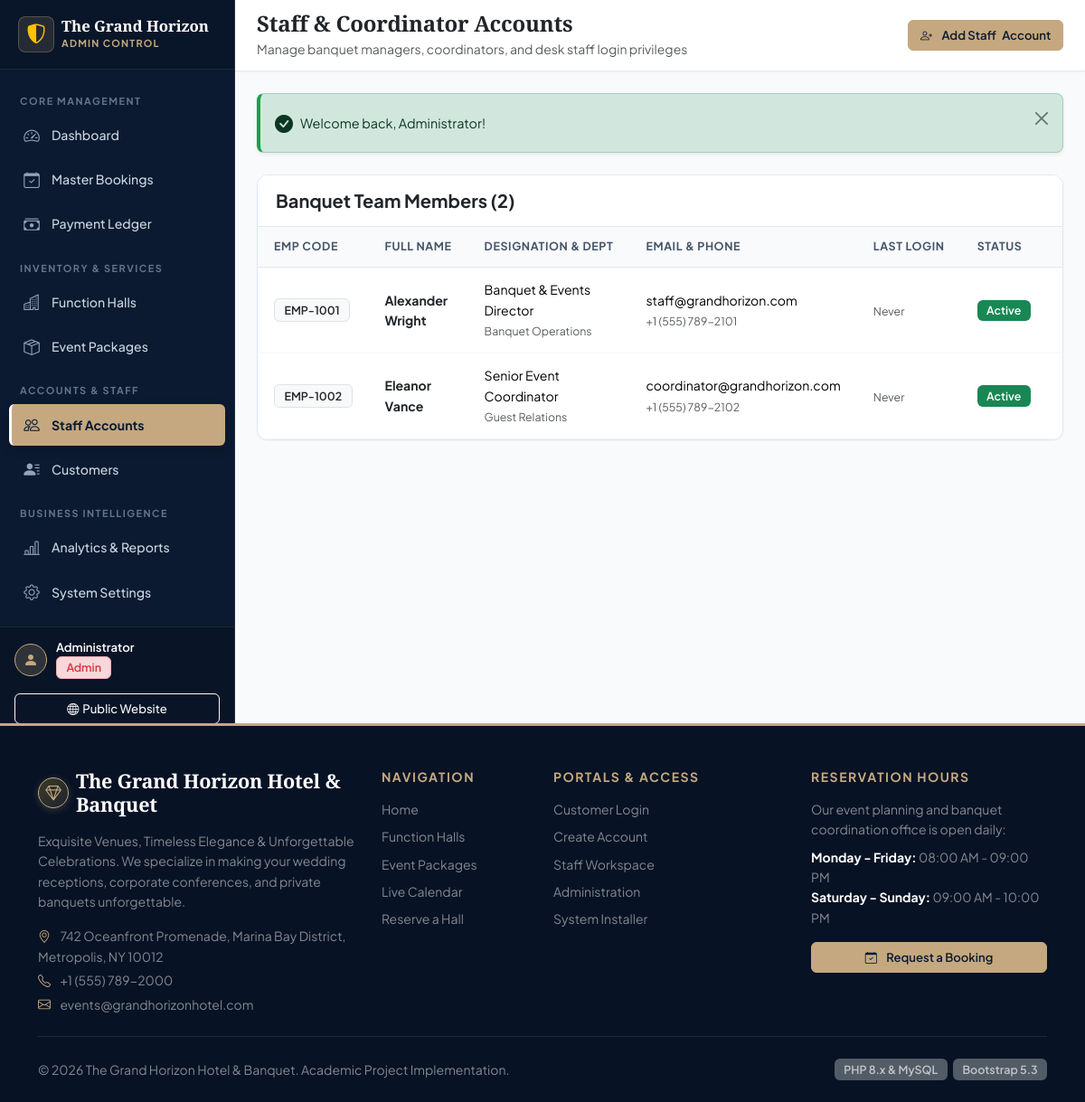
The page /admin/staff.php (signed in) on the database its author committed.
### tables this page shows
CREATE TABLE `staff` (
    `id` INT UNSIGNED AUTO_INCREMENT PRIMARY KEY,
    `user_id` INT UNSIGNED NOT NULL UNIQUE,
    `employee_code` VARCHAR(25) NOT NULL UNIQUE,
    `full_name` VARCHAR(100) NOT NULL,
    `designation` VARCHAR(80) NOT NULL,
    `phone` VARCHAR(25) NOT NULL,
    `department` VARCHAR(60) NOT NULL DEFAULT 'Banquet Operations',
    `created_at` TIMESTAMP DEFAULT CURRENT_TIMESTAMP,
    CONSTRAINT `fk_staff_user` FOREIGN KEY (`user_id`) 
        REFERENCES `users` (`id`) ON DELETE CASCADE
);

CREATE TABLE `users` (
    `id` INT UNSIGNED AUTO_INCREMENT PRIMARY KEY,
    `email` VARCHAR(120) NOT NULL UNIQUE,
    `password_hash` VARCHAR(255) NOT NULL,
    `role` ENUM('admin', 'staff', 'customer') NOT NULL DEFAULT 'customer',
    `status` ENUM('active', 'inactive', 'suspended') NOT NULL DEFAULT 'active',
    `last_login` DATETIME NULL,
    `created_at` TIMESTAMP DEFAULT CURRENT_TIMESTAMP,
    `updated_at` TIMESTAMP DEFAULT CURRENT_TIMESTAMP ON UPDATE CURRENT_TIMESTAMP,
    INDEX `idx_users_role_status` (`role`, `status`)
);

CREATE TABLE `system_settings` (
    `id` INT UNSIGNED PRIMARY KEY DEFAULT 1,
    `hotel_name` VARCHAR(120) NOT NULL DEFAULT 'The Grand Horizon Hotel & Banquet',
    `hotel_tagline` VARCHAR(200) NOT NULL DEFAULT 'Exquisite Venues & Unforgettable Celebrations',
    `address` TEXT NOT NULL,
    `city_state_zip` VARCHAR(120) NOT NULL DEFAULT 'Oceanfront Avenue, Suite 100, Metropolis',
    `phone` VARCHAR(30) NOT NULL DEFAULT '+1 (555) 789-2000',
    `email` VARCHAR(100) NOT NULL DEFAULT 'events@grandhorizonhotel.com',
    `website` VARCHAR(100) NOT NULL DEFAULT 'www.grandhorizonhotel.com',
    `currency_symbol` VARCHAR(10) NOT NULL DEFAULT 'LKR',
    `tax_percentage` DECIMAL(5,2) NOT NULL DEFAULT 10.00,
    `advance_percentage` DECIMAL(5,2) NOT NULL DEFAULT 30.00,
    `cancellation_policy` TEXT NULL,
    `updated_at` TIMESTAMP DEFAULT CURRENT_TIMESTAMP ON UPDATE CURRENT_TIMESTAMP
);

### includes/functions.php (called while the page is built, shortened)
<?php
function e(?string $string): string {
    return htmlspecialchars($string ?? '', ENT_QUOTES, 'UTF-8');
}
function get_system_settings(): array {
    static $settings = null;
    if ($settings === null) {
        try {
            $pdo = Database::getConnection();
            $stmt = $pdo->query("SELECT * FROM `system_settings` WHERE `id` = 1 LIMIT 1");
            $data = $stmt->fetch();
            if ($data) {
                $settings = $data;
            }
        } catch (Exception $e) {
            $settings = [
                'hotel_name'         => 'The Grand Horizon Hotel & Banquet',
                'currency_symbol'    => 'LKR',
                'tax_percentage'     => 10.00,
                'advance_percentage' => 30.00,
            ];
        }
    }
    return $settings;
}

### admin/staff.php (the view, shortened to what this page needs)
<?php
require_once __DIR__ . '/../includes/functions.php';
$pdo = Database::getConnection();
$staffList = $pdo->query("
    SELECT s.*, u.email, u.status as account_status, u.last_login
    FROM `staff` s
    JOIN `users` u ON s.user_id = u.id
    ORDER BY s.id ASC
")->fetchAll();
require_once __DIR__ . '/../includes/header.php';
?>
<div class="dashboard-wrapper">
    <?php require __DIR__ . '/../includes/admin_sidebar.php'; ?>
    <div class="main-content">
        <header class="topbar">
            <div class="d-flex align-items-center gap-3">
                <div>
                    <h4 class="mb-0 fw-bold text-dark">Staff & Coordinator Accounts</h4>
                    <small class="text-muted d-none d-sm-inline">Manage banquet managers, coordinators, and desk staff login privileges</small>
                </div>
            </div>
            <div>
                <button type="button" class="btn btn-gold btn-sm" data-bs-toggle="modal" data-bs-target="#addStaffModal">
                    <i class="bi bi-person-plus me-1"></i> <span class="d-none d-sm-inline">Add Staff</span> Account
                </button>
            </div>
        </header>
        <div class="content-body">
            <?php require __DIR__ . '/../includes/alerts.php'; ?>
            <div class="card-table">
                <div class="card-table-header">
                    <h5 class="mb-0 fw-bold text-dark">Banquet Team Members (<?= count($staffList) ?>)</h5>
                </div>
                <div class="table-responsive">
                    <table class="table table-custom table-hover align-middle">
                        <thead>
                            <tr>
                                <th>Emp Code</th>
                                <th>Full Name</th>
                                <th>Designation & Dept</th>
                                <th>Email & Phone</th>
                                <th>Last Login</th>
                                <th>Status</th>
                                <th class="text-end">Actions</th>
                            </tr>
                        </thead>
                        <tbody>
                            <?php foreach ($staffList as $st): ?>
                                <tr>
                                    <td><span class="badge bg-light text-dark border"><?= e($st['employee_code']) ?></span></td>
                                    <td><strong class="text-dark"><?= e($st['full_name']) ?></strong></td>
                                    <td>
                                        <div><?= e($st['designation']) ?></div>
                                        <small class="text-muted"><?= e($st['department']) ?></small>
                                    </td>
                                    <td>
                                        <div><?= e($st['email']) ?></div>
                                        <small class="text-muted"><?= e($st['phone']) ?></small>
                                    </td>
                                    <td>
                                        <small class="text-muted">
                                            <?= $st['last_login'] ? format_date($st['last_login'], 'M j, g:i A') : 'Never' ?>
                                        </small>
                                    </td>
                                    <td>
                                        <span class="badge bg-<?= $st['account_status'] === 'active' ? 'success' : 'secondary' ?>">
                                            <?= e(ucfirst($st['account_status'])) ?>
                                        </span>
                                    </td>
                                    <td class="text-end">
                                    </td>
                                </tr>
                            <?php endforeach; ?>
                        </tbody>
                    </table>
                </div>
            </div>
        </div>
    </div>
</div>
<?php require_once __DIR__ . '/../includes/footer.php'; ?>

### includes/footer.php (shortened to what this page needs)
<?php
$settings = get_system_settings();
?>
<footer class="bg-navy text-white pt-5 pb-4 mt-auto" style="background-color: #071224; border-top: 3px solid #c5a880;">
    <div class="container">
        <div class="row g-4">
            <div class="col-lg-4 col-md-6">
                <div class="d-flex align-items-center gap-2 mb-3">
                    <span class="hotel-crest" style="width:34px; height:34px; font-size:1.1rem;"><i class="bi bi-gem"></i></span>
                    <h5 class="luxury-heading text-white mb-0" style="font-size: 1.35rem;">
                        <?= e($settings['hotel_name']) ?>
                    </h5>
                </div>
                <p class="text-white-50 small mb-3">
                    <?= e($settings['hotel_tagline']) ?>. We specialize in making your wedding receptions, corporate conferences, and private banquets unforgettable.
                </p>
                <div class="text-white-50 small">
                    <p class="mb-1"><i class="bi bi-geo-alt text-gold me-2"></i> <?= e($settings['address']) ?>, <?= e($settings['city_state_zip']) ?></p>
                    <p class="mb-1"><i class="bi bi-telephone text-gold me-2"></i> <?= e($settings['phone']) ?></p>
                    <p class="mb-0"><i class="bi bi-envelope text-gold me-2"></i> <?= e($settings['email']) ?></p>
                </div>
            </div>
            <div class="col-lg-2 col-md-6">
                <h6 class="text-uppercase fw-bold text-gold small mb-3" style="letter-spacing: 1.5px;">Navigation</h6>
                <ul class="list-unstyled text-white-50 small mb-0">
                    <li class="mb-2"><a href="<?= BASE_URL ?>index.php" class="text-white-50 text-decoration-none hover-gold">Home</a></li>
                    <li class="mb-2"><a href="<?= BASE_URL ?>halls.php" class="text-white-50 text-decoration-none hover-gold">Function Halls</a></li>
                    <li class="mb-2"><a href="<?= BASE_URL ?>packages.php" class="text-white-50 text-decoration-none hover-gold">Event Packages</a></li>
                    <li class="mb-2"><a href="<?= BASE_URL ?>availability.php" class="text-white-50 text-decoration-none hover-gold">Live Calendar</a></li>
                    <li class="mb-2"><a href="<?= BASE_URL ?>customer/book.php" class="text-white-50 text-decoration-none hover-gold">Reserve a Hall</a></li>
                </ul>
            </div>
            <div class="col-lg-3 col-md-6">
                <h6 class="text-uppercase fw-bold text-gold small mb-3" style="letter-spacing: 1.5px;">Portals & Access</h6>
                <ul class="list-unstyled text-white-50 small mb-0">
                    <li class="mb-2"><a href="<?= BASE_URL ?>login.php" class="text-white-50 text-decoration-none hover-gold">Customer Login</a></li>
                    <li class="mb-2"><a href="<?= BASE_URL ?>register.php" class="text-white-50 text-decoration-none hover-gold">Create Account</a></li>
                    <li class="mb-2"><a href="<?= BASE_URL ?>staff/dashboard.php" class="text-white-50 text-decoration-none hover-gold">Staff Workspace</a></li>
                    <li class="mb-2"><a href="<?= BASE_URL ?>admin/dashboard.php" class="text-white-50 text-decoration-none hover-gold">Administration</a></li>
                    <li class="mb-2"><a href="<?= BASE_URL ?>install.php" class="text-white-50 text-decoration-none hover-gold">System Installer</a></li>
                </ul>
            </div>
            <div class="col-lg-3 col-md-6">
                <h6 class="text-uppercase fw-bold text-gold small mb-3" style="letter-spacing: 1.5px;">Reservation Hours</h6>
                <p class="text-white-50 small mb-2">
                    Our event planning and banquet coordination office is open daily:
                </p>
                <ul class="list-unstyled text-white-50 small mb-3">
                    <li><strong class="text-white">Monday - Friday:</strong> 08:00 AM - 09:00 PM</li>
                    <li><strong class="text-white">Saturday - Sunday:</strong> 09:00 AM - 10:00 PM</li>
                </ul>
                <a href="<?= BASE_URL ?>customer/book.php" class="btn btn-gold btn-sm w-100">
                    <i class="bi bi-calendar-check me-1"></i> Request a Booking
                </a>
            </div>
        </div>
        <hr class="border-secondary my-4 opacity-25">
        <div class="d-flex flex-column flex-md-row justify-content-between align-items-center small text-white-50">
            <div>
                &copy; <?= date('Y') ?> <?= e($settings['hotel_name']) ?>. Academic Project Implementation.
            </div>
            <div class="mt-2 mt-md-0">
                <span class="badge bg-secondary opacity-75">PHP 8.x & MySQL</span>
                <span class="badge bg-secondary opacity-75 ms-1">Bootstrap 5.3</span>
            </div>
        </div>
    </div>
</footer>
</body>
</html>

### assets/css/style.css (style rules this page uses)
:root { --hotel-navy-dark: #071224; --hotel-navy: #0b1a30; --hotel-navy-light: #162a4d; --hotel-navy-subtle: #1e3a68; --hotel-gold: #c5a880; --hotel-gold-hover: #b39366; --hotel-gold-light: #fbf8f4; --hotel-gold-subtle: #f3ece1; --hotel-gold-accent: #d4af37; --hotel-bg-light: #f8fafc; --hotel-card-bg: #ffffff; --hotel-border: #e2e8f0; --hotel-border-subtle: #f1f5f9; --hotel-text-main: #1e293b; --hotel-text-dark: #0f172a; --hotel-text-muted: #64748b; --hotel-text-light: #94a3b8; --sidebar-width: 260px; --topbar-height: 68px; --hotel-radius-sm: 6px; --hotel-radius: 8px; --hotel-radius-lg: 12px; --hotel-radius-pill: 50rem; --hotel-shadow-xs: 0 1px 2px 0 rgba(0, 0, 0, 0.04); --hotel-shadow-sm: 0 1px 3px 0 rgba(0, 0, 0, 0.05), 0 1px 2px -1px rgba(0, 0, 0, 0.04); --hotel-shadow: 0 4px 6px -1px rgba(0, 0, 0, 0.06), 0 2px 4px -2px rgba(0, 0, 0, 0.04); --hotel-shadow-md: 0 10px 15px -3px rgba(0, 0, 0, 0.07), 0 4px 6px -4px rgba(0, 0, 0, 0.04); --hotel-shadow-lg: 0 20px 25px -5px rgba(0, 0, 0, 0.08), 0 8px 10px -6px rgba(0, 0, 0, 0.04); }
*, *::before, *::after { box-sizing: border-box; }
html { scroll-behavior: smooth; }
body { font-family: 'Plus Jakarta Sans', -apple-system, BlinkMacSystemFont, "Segoe UI", Roboto, "Helvetica Neue", Arial, sans-serif; color: var(--hotel-text-main); background-color: var(--hotel-bg-light); line-height: 1.6; overflow-x: hidden; min-height: 100vh; }
h1, h2, h3, h4, .luxury-heading { font-family: "Playfair Display", Georgia, "Times New Roman", serif; font-weight: 700; color: var(--hotel-navy); letter-spacing: -0.01em; }
h5, h6 { font-family: 'Plus Jakarta Sans', sans-serif; font-weight: 600; color: var(--hotel-text-dark); }
a { color: var(--hotel-navy); text-decoration: none; transition: color 0.2s ease; }
.btn { font-weight: 500; font-size: 0.9rem; padding: 0.52rem 1.15rem; border-radius: var(--hotel-radius-sm); transition: all 0.2s ease-in-out; display: inline-flex; align-items: center; justify-content: center; gap: 0.4rem; }
.btn-sm { padding: 0.38rem 0.8rem; font-size: 0.82rem; border-radius: var(--hotel-radius-sm); }
.btn-gold { background-color: var(--hotel-gold); color: var(--hotel-navy); font-weight: 600; border: 1px solid var(--hotel-gold); box-shadow: var(--hotel-shadow-xs); }
.dashboard-wrapper { display: flex; min-height: 100vh; width: 100%; position: relative; background-color: var(--hotel-bg-light); }
.main-content { flex-grow: 1; background-color: var(--hotel-bg-light); display: flex; flex-direction: column; min-width: 0; width: calc(100% - var(--sidebar-width)); }
.topbar { background-color: #ffffff; border-bottom: 1px solid var(--hotel-border); padding: 12px 24px; display: flex; align-items: center; justify-content: space-between; gap: 16px; position: sticky; top: 0; z-index: 1020; min-height: var(--topbar-height); box-shadow: var(--hotel-shadow-xs); }
.content-body { padding: 24px; flex-grow: 1; max-width: 1600px; width: 100%; margin: 0 auto; }
.card-table { background: #ffffff; border: 1px solid var(--hotel-border); border-radius: var(--hotel-radius-lg); box-shadow: var(--hotel-shadow-xs); overflow: hidden; margin-bottom: 1.5rem; }
.card-table-header { padding: 16px 20px; border-bottom: 1px solid var(--hotel-border); display: flex; align-items: center; justify-content: space-between; background-color: #ffffff; gap: 12px; flex-wrap: wrap; }
.table-custom { margin-bottom: 0; width: 100%; }
.table-custom thead th { background-color: #f8fafc; color: #475569; font-size: 0.78rem; text-transform: uppercase; letter-spacing: 0.6px; font-weight: 700; border-bottom: 1px solid var(--hotel-border); padding: 12px 18px; white-space: nowrap; }
.table-custom tbody td { padding: 13px 18px; vertical-align: middle; font-size: 0.88rem; border-bottom: 1px solid var(--hotel-border-subtle); }
.table-responsive { overflow-x: auto; -webkit-overflow-scrolling: touch; }
.badge { font-weight: 600; padding: 0.35rem 0.65rem; border-radius: var(--hotel-radius-sm); font-size: 0.78rem; display: inline-flex; align-items: center; gap: 4px; }
.hotel-crest { width: 38px; height: 38px; border-radius: 50%; background: linear-gradient(135deg, rgba(212,175,55,0.25) 0%, rgba(197,168,128,0.12) 100%); border: 1.5px solid var(--hotel-gold); display: inline-flex; align-items: center; justify-content: center; color: var(--hotel-gold); font-size: 1.15rem; flex-shrink: 0; box-shadow: 0 2px 8px rgba(197,168,128,0.25); }
.text-gold { color: var(--hotel-gold) !important; }

### rows shown on the page
staff: employee_code "EMP-1001", full_name "Alexander Wright", designation "Banquet & Events Director", department "Banquet Operations", user.email "staff@grandhorizon.com", phone "+1 (555) 789-2101", user.status "Active"
staff: employee_code "EMP-1002", full_name "Eleanor Vance", designation "Senior Event Coordinator", department "Guest Relations", user.email "coordinator@grandhorizon.com", phone "+1 (555) 789-2102", user.status "Active"
system_settings: hotel_name "The Grand Horizon Hotel & Banquet", hotel_tagline "Exquisite Venues, Timeless Elegance & Unforgettable Celebrations", address "742 Oceanfront Promenade, Marina Bay District", city_state_zip "Metropolis, NY 10012", phone "+1 (555) 789-2000", email "events@grandhorizonhotel.com"

### other values the page prints
$adminUser['name'] "Administrator"
$flash['message'] "Welcome back, Administrator!"
count($staffList) "2"
